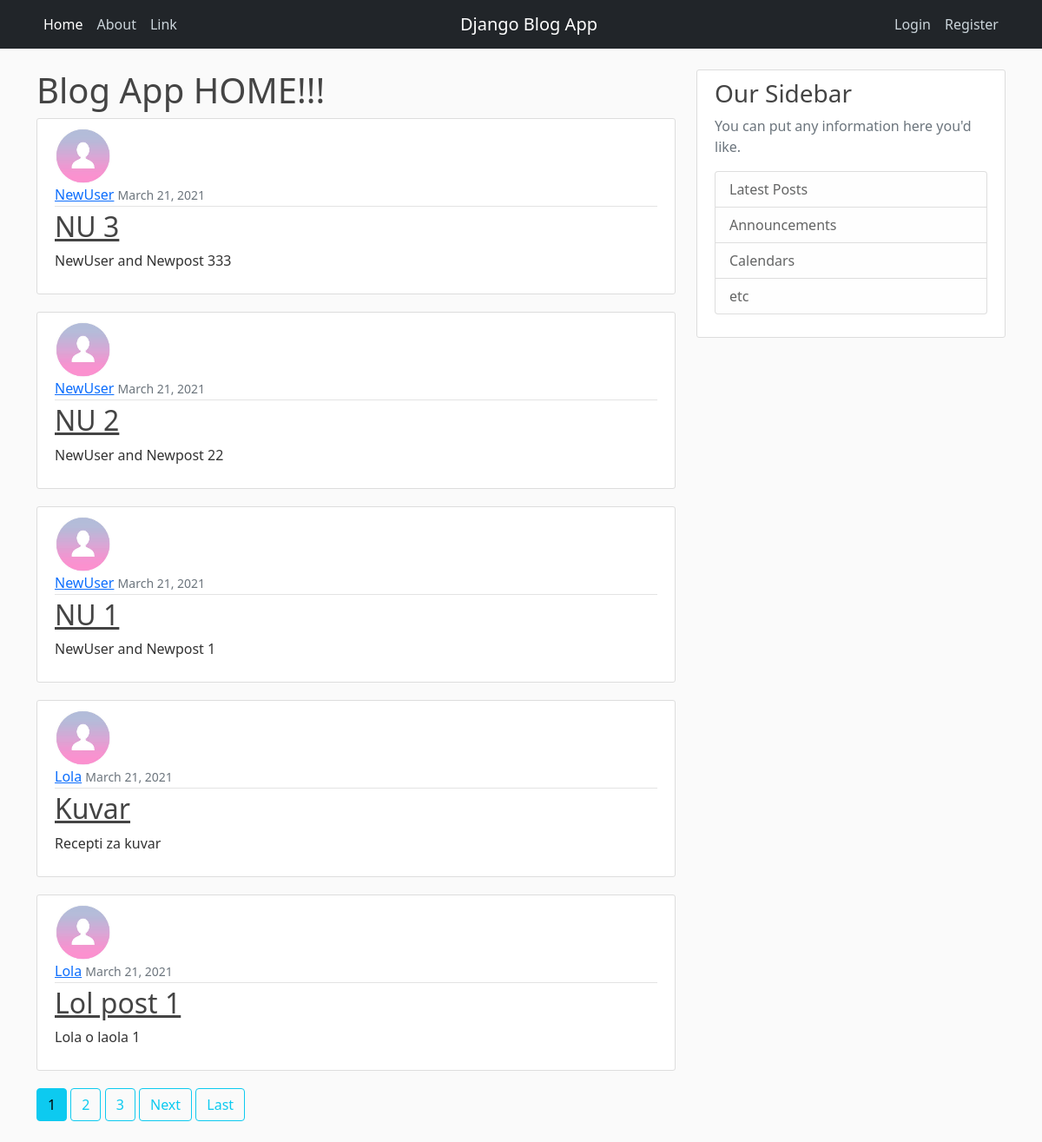
The page / on the database its author committed.
### blog/models.py (models this page shows, shortened)
class Post(models.Model):
    title = models.CharField(max_length=100)
    content = models.TextField()
    date_posted = models.DateTimeField(default=timezone.now)
    author = models.ForeignKey(User, on_delete=models.CASCADE)

### users/models.py (models this page shows, shortened)
class Profile(models.Model):
    user = models.OneToOneField(User, on_delete=models.CASCADE)
    image = models.ImageField(default='default.jpg' , upload_to='profile_pics')

### blog/views.py (the view)
# urls.py: path('',views.PostListView.as_view(), name="Blog-Home"),
class PostListView(ListView):
    model = Post
    template_name = 'blog/home.html'
    context_object_name = 'posts'
    ordering = ['-date_posted']
    paginate_by = 5

### blog/templates/blog/home.html (shortened to what this page needs)
{% extends 'blog/base.html' %}
{% block content %}
    <h1>Blog App HOME!!!</h1>
    {% for post in posts %}
        <article class="media content-section">
            <img class="rounded-circle article-img" src="{{ post.author.profile.image.url }}">
            <div class="media-body">
                <div class="article-metadata">
                  <a class="mr-2" href="{% url 'user-posts' post.author.username %}">{{ post.author }}</a>
                  <small class="text-muted">{{ post.date_posted|date:"F d, Y" }}</small>
                </div>
                <h2><a class="article-title" href="{% url 'post-detail' post.id %}">{{ post.title }}</a></h2>
                <p class="article-content">{{ post.content }}</p>
            </div>
        </article>
    {% endfor %}
    {% if is_paginated %}
        {% for num in page_obj.paginator.page_range %}
            {% if page_obj.number == num %}
                <a class="btn btn-info mb-4" href="?page={{ num }}">{{ num }}</a>
            {% elif num > page_obj.number|add:'-3' and num < page_obj.number|add:'3' %}
                <a class="btn btn-outline-info mb-4" href="?page={{ num }}">{{ num }}</a>
            {% endif %}
        {% endfor %}
        {% if page_obj.has_next %}
            <a class="btn btn-outline-info mb-4" href="?page={{ page_obj.next_page_number }}">Next</a>
            <a class="btn btn-outline-info mb-4" href="?page={{ page_obj.paginator.num_pages }}">Last</a>
        {% endif %}
    {% endif %}
{% endblock content %}

### blog/templates/blog/base.html (shortened to what this page needs)
{% load static %}
<!DOCTYPE html>
<html lang="en" dir="ltr">
    <head>
        <link href="https://cdn.jsdelivr.net/npm/bootstrap@5.0.0-beta2/dist/css/bootstrap.min.css" rel="stylesheet">
        <link rel="stylesheet" type="text/css" href="{% static 'blog/main.css' %}">
    </head>
    <body>
        <header class="site-header">
            <nav class="navbar navbar-expand-lg navbar-dark bg-dark fixed-top">
                <div class="container">
                  <div class="collapse navbar-collapse justify-content-between" id="navbarToggle">
                    <ul class="navbar-nav">
                      <li class="nav-item">
                        <a class="nav-link active" href="/">Home</a>
                      </li>
                      <li class="nav-item">
                        <a class="nav-link" href="/about">About</a>
                      </li>
                     <li class="nav-item">
                        <a class="nav-link" href="#">Link</a>
                      </li>
                    </ul>
                    <a class="navbar-brand d-none d-lg-block" href="/">Django Blog App</a>
                    <ul class="navbar-nav">
                        {% if user.is_authenticated %}
                          <li class="nav-item">
                            <a class="nav-link" href="{% url 'post-create' %}">New Post</a>
                          </li>
                          <li class="nav-item">
                            <a class="nav-link" href="/logout">Logout</a>
                          </li>
                          <li class="nav-item">
                            <a class="nav-link" href="/profile">Profile</a>
                        {% else %}
                          <li class="nav-item">
                            <a class="nav-link" href="/login">Login</a>
                          </li>
                          <li class="nav-item">
                            <a class="nav-link" href="/register">Register</a>
                          </li>
                         {% endif %}
                    </ul>
                  </div>
                </div>
            </nav>
        </header>
        <main role="main" class="container">
          <div class="row">
            <div class="col-md-8">
              {% block content %}{% endblock content %}
            </div>
            <div class="col-md-4">
              <div class="content-section">
                <h3>Our Sidebar</h3>
                <p class='text-muted'>You can put any information here you'd like.
                  <ul class="list-group">
                    <li class="list-group-item list-group-item-light">Latest Posts</li>
                    <li class="list-group-item list-group-item-light">Announcements</li>
                    <li class="list-group-item list-group-item-light">Calendars</li>
                    <li class="list-group-item list-group-item-light">etc</li>
                  </ul>
                </p>
              </div>
            </div>
          </div>
        </main>
    </body>

### blog/static/blog/main.css (style rules this page uses)
body { background: #fafafa; color: #333333; margin-top: 5rem; }
h1, h2, h3, h4, h5, h6 { color: #444444; }
ul { margin: 0; }
.site-header .navbar-nav .nav-link { color: #cbd5db; }
.site-header .navbar-nav .nav-link.active { font-weight: 500; }
.content-section { background: #ffffff; padding: 10px 20px; border: 1px solid #dddddd; border-radius: 3px; margin-bottom: 20px; }
.article-title { color: #444444; }
.article-content { white-space: pre-line; }
.article-img { height: 65px; width: 65px; margin-right: 16px; }
.article-metadata { padding-bottom: 1px; margin-bottom: 4px; border-bottom: 1px solid #e3e3e3 }

### rows shown on the page
Post: author.profile.image (placeholder picture), author "NewUser", date_posted "March 21, 2021", title "NU 3", content "NewUser and Newpost 333"
Post: author.profile.image (placeholder picture), author "NewUser", date_posted "March 21, 2021", title "NU 2", content "NewUser and Newpost 22"
Post: author.profile.image (placeholder picture), author "NewUser", date_posted "March 21, 2021", title "NU 1", content "NewUser and Newpost 1"
Post: author.profile.image (placeholder picture), author "Lola", date_posted "March 21, 2021", title "Kuvar", content "Recepti za kuvar"
Post: author.profile.image (placeholder picture), author "Lola", date_posted "March 21, 2021", title "Lol post 1", content "Lola o laola 1"

### other values the page prints
{{ num }} "1"
{{ num }} "2" "3"
